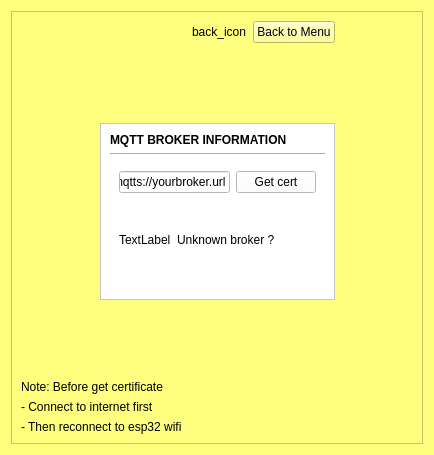
<?xml version="1.0" encoding="UTF-8"?>
<ui version="4.0">
 <class>_c_update_mqtt_info</class>
 <widget class="QWidget" name="_c_update_mqtt_info">
  <property name="geometry">
   <rect>
    <x>0</x>
    <y>0</y>
    <width>434</width>
    <height>455</height>
   </rect>
  </property>
  <property name="windowTitle">
   <string>Form</string>
  </property>
  <property name="styleSheet">
   <string notr="true">background-color: rgb(255, 255, 127);</string>
  </property>
  <layout class="QGridLayout" name="gridLayout">
   <item row="0" column="0">
    <widget class="QScrollArea" name="scrollArea">
     <property name="widgetResizable">
      <bool>true</bool>
     </property>
     <widget class="QWidget" name="scrollAreaWidgetContents">
      <property name="geometry">
       <rect>
        <x>0</x>
        <y>0</y>
        <width>414</width>
        <height>435</height>
       </rect>
      </property>
      <layout class="QGridLayout" name="gridLayout_5">
       <item row="0" column="1">
        <layout class="QHBoxLayout" name="horizontalLayout_2">
         <item>
          <spacer name="horizontalSpacer_4">
           <property name="orientation">
            <enum>Qt::Horizontal</enum>
           </property>
           <property name="sizeHint" stdset="0">
            <size>
             <width>40</width>
             <height>20</height>
            </size>
           </property>
          </spacer>
         </item>
         <item>
          <widget class="QLabel" name="label_ic_back">
           <property name="text">
            <string>back_icon</string>
           </property>
          </widget>
         </item>
         <item>
          <widget class="QPushButton" name="btn_back">
           <property name="text">
            <string>Back to Menu</string>
           </property>
          </widget>
         </item>
        </layout>
       </item>
       <item row="1" column="1">
        <spacer name="verticalSpacer_2">
         <property name="orientation">
          <enum>Qt::Vertical</enum>
         </property>
         <property name="sizeHint" stdset="0">
          <size>
           <width>235</width>
           <height>22</height>
          </size>
         </property>
        </spacer>
       </item>
       <item row="2" column="0">
        <spacer name="horizontalSpacer">
         <property name="orientation">
          <enum>Qt::Horizontal</enum>
         </property>
         <property name="sizeHint" stdset="0">
          <size>
           <width>35</width>
           <height>17</height>
          </size>
         </property>
        </spacer>
       </item>
       <item row="2" column="1">
        <widget class="QFrame" name="mqtt_frame">
         <property name="styleSheet">
          <string notr="true">background-color: rgb(255, 255, 255);</string>
         </property>
         <property name="frameShape">
          <enum>QFrame::StyledPanel</enum>
         </property>
         <property name="frameShadow">
          <enum>QFrame::Raised</enum>
         </property>
         <layout class="QGridLayout" name="gridLayout_2">
          <item row="0" column="0">
           <layout class="QVBoxLayout" name="verticalLayout">
            <item>
             <widget class="QLabel" name="label">
              <property name="font">
               <font>
                <bold>true</bold>
               </font>
              </property>
              <property name="text">
               <string>MQTT BROKER INFORMATION</string>
              </property>
             </widget>
            </item>
            <item>
             <widget class="Line" name="line">
              <property name="orientation">
               <enum>Qt::Horizontal</enum>
              </property>
             </widget>
            </item>
            <item>
             <widget class="QStackedWidget" name="Stwid_mqtt_info">
              <property name="currentIndex">
               <number>0</number>
              </property>
              <widget class="QWidget" name="page">
               <layout class="QVBoxLayout" name="verticalLayout_3">
                <item>
                 <layout class="QHBoxLayout" name="horizontalLayout_4">
                  <item>
                   <widget class="QLineEdit" name="ledit_link_broker">
                    <property name="text">
                     <string>mqtts://yourbroker.url</string>
                    </property>
                   </widget>
                  </item>
                  <item>
                   <widget class="QPushButton" name="pushButton">
                    <property name="text">
                     <string>Get cert</string>
                    </property>
                   </widget>
                  </item>
                 </layout>
                </item>
                <item>
                 <layout class="QHBoxLayout" name="horizontalLayout_3">
                  <item>
                   <widget class="QLabel" name="label_ic_unk_broker">
                    <property name="text">
                     <string>TextLabel</string>
                    </property>
                   </widget>
                  </item>
                  <item>
                   <widget class="QLabel" name="label_unk_broker">
                    <property name="text">
                     <string>Unknown broker ?</string>
                    </property>
                   </widget>
                  </item>
                  <item>
                   <spacer name="horizontalSpacer_3">
                    <property name="orientation">
                     <enum>Qt::Horizontal</enum>
                    </property>
                    <property name="sizeHint" stdset="0">
                     <size>
                      <width>40</width>
                      <height>20</height>
                     </size>
                    </property>
                   </spacer>
                  </item>
                 </layout>
                </item>
               </layout>
              </widget>
              <widget class="QWidget" name="page_2">
               <layout class="QVBoxLayout" name="verticalLayout_4">
                <item>
                 <layout class="QFormLayout" name="formLayout">
                  <property name="horizontalSpacing">
                   <number>5</number>
                  </property>
                  <property name="verticalSpacing">
                   <number>10</number>
                  </property>
                  <item row="0" column="0">
                   <widget class="QLabel" name="label_username">
                    <property name="text">
                     <string>username</string>
                    </property>
                   </widget>
                  </item>
                  <item row="1" column="0">
                   <widget class="QLabel" name="label_password">
                    <property name="text">
                     <string>password</string>
                    </property>
                   </widget>
                  </item>
                  <item row="0" column="1">
                   <widget class="QLineEdit" name="ledit_username"/>
                  </item>
                  <item row="1" column="1">
                   <widget class="QLineEdit" name="ledit_password"/>
                  </item>
                  <item row="2" column="0">
                   <widget class="QLabel" name="label_status">
                    <property name="text">
                     <string>Status</string>
                    </property>
                   </widget>
                  </item>
                  <item row="3" column="1">
                   <widget class="QPushButton" name="btn_update">
                    <property name="text">
                     <string>Update</string>
                    </property>
                   </widget>
                  </item>
                  <item row="2" column="1">
                   <widget class="QLabel" name="label_status_log">
                    <property name="text">
                     <string>Not sent</string>
                    </property>
                   </widget>
                  </item>
                  <item row="3" column="0">
                   <widget class="QLabel" name="label_ic_update">
                    <property name="text">
                     <string>up_icon</string>
                    </property>
                   </widget>
                  </item>
                 </layout>
                </item>
               </layout>
              </widget>
             </widget>
            </item>
           </layout>
          </item>
         </layout>
        </widget>
       </item>
       <item row="2" column="2">
        <spacer name="horizontalSpacer_2">
         <property name="orientation">
          <enum>Qt::Horizontal</enum>
         </property>
         <property name="sizeHint" stdset="0">
          <size>
           <width>53</width>
           <height>13</height>
          </size>
         </property>
        </spacer>
       </item>
       <item row="3" column="1">
        <spacer name="verticalSpacer">
         <property name="orientation">
          <enum>Qt::Vertical</enum>
         </property>
         <property name="sizeHint" stdset="0">
          <size>
           <width>17</width>
           <height>13</height>
          </size>
         </property>
        </spacer>
       </item>
       <item row="4" column="0" colspan="3">
        <layout class="QVBoxLayout" name="verticalLayout_2">
         <item>
          <widget class="QLabel" name="label_3">
           <property name="text">
            <string>Note: Before get certificate</string>
           </property>
          </widget>
         </item>
         <item>
          <widget class="QLabel" name="label_4">
           <property name="text">
            <string>- Connect to internet first</string>
           </property>
          </widget>
         </item>
         <item>
          <widget class="QLabel" name="label_5">
           <property name="text">
            <string>- Then reconnect to esp32 wifi</string>
           </property>
          </widget>
         </item>
        </layout>
       </item>
      </layout>
     </widget>
    </widget>
   </item>
  </layout>
 </widget>
 <resources/>
 <connections/>
</ui>
